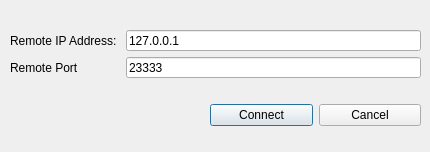
<?xml version="1.0" encoding="UTF-8"?>
<ui version="4.0">
 <class>connectWindow</class>
 <widget class="QDialog" name="connectWindow">
  <property name="geometry">
   <rect>
    <x>0</x>
    <y>0</y>
    <width>430</width>
    <height>152</height>
   </rect>
  </property>
  <property name="windowTitle">
   <string>Dialog</string>
  </property>
  <widget class="QWidget" name="horizontalLayoutWidget">
   <property name="geometry">
    <rect>
     <x>210</x>
     <y>90</y>
     <width>211</width>
     <height>51</height>
    </rect>
   </property>
   <layout class="QHBoxLayout" name="buttonLayout">
    <item>
     <widget class="QPushButton" name="connectButton">
      <property name="text">
       <string>Connect</string>
      </property>
     </widget>
    </item>
    <item>
     <widget class="QPushButton" name="cancelButton">
      <property name="text">
       <string>Cancel</string>
      </property>
     </widget>
    </item>
   </layout>
  </widget>
  <widget class="QWidget" name="formLayoutWidget">
   <property name="geometry">
    <rect>
     <x>10</x>
     <y>30</y>
     <width>411</width>
     <height>48</height>
    </rect>
   </property>
   <layout class="QFormLayout" name="ipLayout">
    <item row="0" column="1">
     <widget class="QLineEdit" name="ipEdit">
      <property name="text">
       <string>127.0.0.1</string>
      </property>
     </widget>
    </item>
    <item row="0" column="0">
     <widget class="QLabel" name="ipLabel">
      <property name="text">
       <string>Remote IP Address: </string>
      </property>
     </widget>
    </item>
    <item row="1" column="0">
     <widget class="QLabel" name="portLabel">
      <property name="text">
       <string>Remote Port</string>
      </property>
     </widget>
    </item>
    <item row="1" column="1">
     <widget class="QLineEdit" name="portEdit">
      <property name="text">
       <string>23333</string>
      </property>
     </widget>
    </item>
   </layout>
  </widget>
 </widget>
 <resources/>
 <connections/>
</ui>
